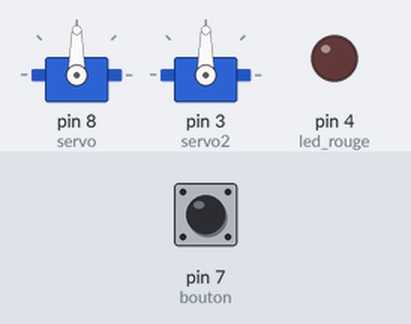
Bench run of a sketch on a simulated Arduino Uno, built with avr-gcc and run on an emulated ATmega328P. Parts: 2 × servo, output pins drawn as LEDs (lit = HIGH). Inputs (shaded band) come from the test bench; at power-on: pin 7 (bouton) HIGH.

Above: at 0.1 s.
At 10.1 s:
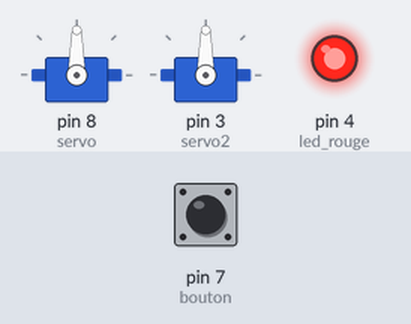
Timing chart, 0 to 11.6 s (numbered marks = the images above):
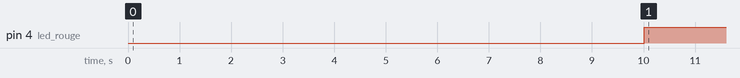

The sketch:

TEST_BRANCHEMENT.ino
```cpp
#include "Servo.h"

Servo servo; // création de l'objet "servo"
Servo servo2;
const int led_rouge=4;
const int bouton=7;
int val=1;
int etat=1;
int ancienval=1;

void setup() {
   servo.attach(8); // attache le servo au pin spécifié
   servo2.attach(3);
   pinMode(led_rouge,OUTPUT);
   pinMode(bouton,INPUT);
   digitalWrite(led_rouge,LOW);
   delay(10000);

}

void loop() {
    //servo2.write(0); // demande au servo de se déplacer à cette position
   //delay(1000); ;// attend 1000 ms entre changement de position
  val=digitalRead(bouton);
  delay(10);
  if((val==LOW)&&(ancienval==HIGH)){etat=1-etat;}
  ancienval=val;
  if (etat==LOW){digitalWrite(led_rouge,LOW);}
  else{digitalWrite(led_rouge,HIGH); }


}

//https://programmation.surleweb-france.fr/controle-de-servomoteurs-avec-arduino-tutoriel-complet-etape-par-etape/
```

Measured:
- by itself, pin 4 (led_rouge): LOW → HIGH at 10.0 s
